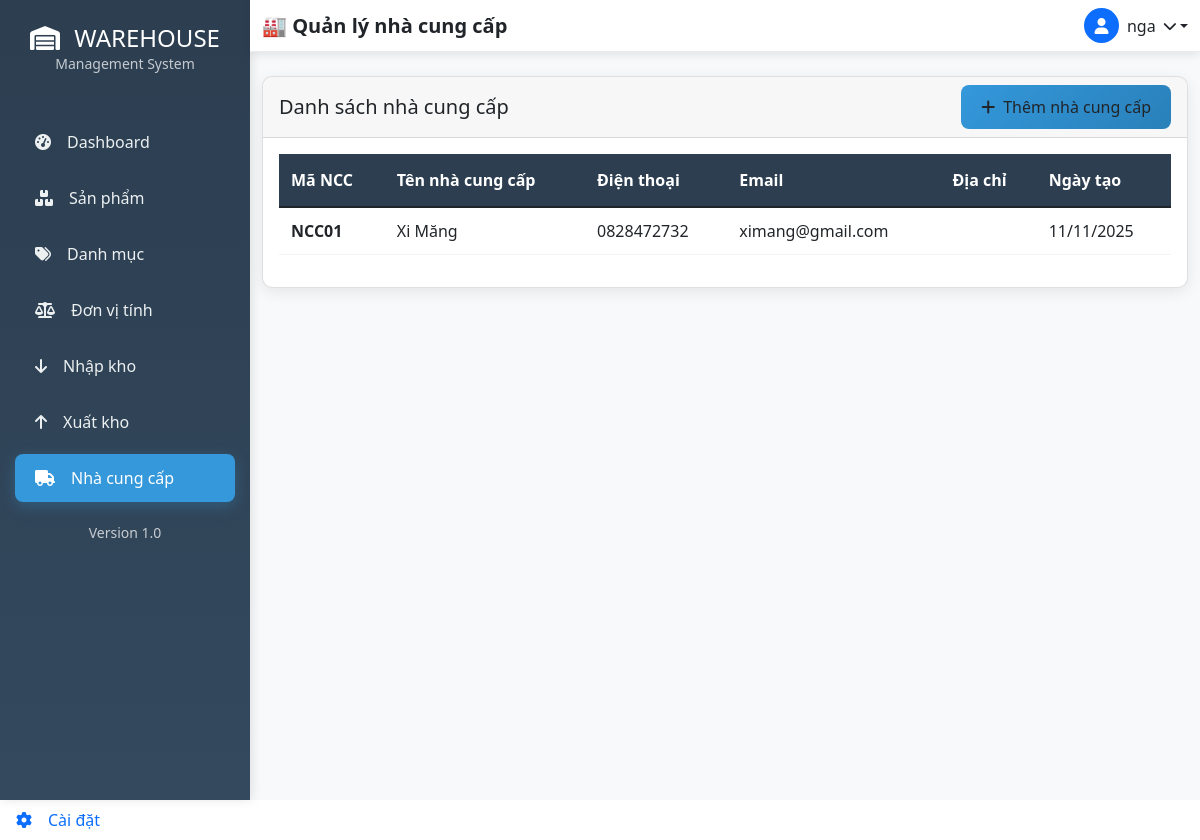
/doi-tac/nha-cung-cap/ (signed in), run on the app's committed database.
### accounts/models.py (models this page shows, shortened)
class NguoiDung(AbstractUser):
    ho_ten = models.CharField(max_length=100, blank=True)
    vai_tro = models.CharField(max_length=20, choices=[
        ('admin', 'Quản trị viên'),
        ('manager', 'Quản lý'),
        ('staff', 'Nhân viên'),
    ], default='staff')
    trang_thai = models.BooleanField(default=True)

### partners/models.py (models this page shows, shortened)
class NhaCungCap(models.Model):
    ma_nha_cung_cap = models.CharField(max_length=50, unique=True)
    ten_nha_cung_cap = models.CharField(max_length=200)
    dia_chi = models.TextField()
    dien_thoai = models.CharField(max_length=20)
    email = models.EmailField(blank=True, null=True)
    ghi_chu = models.TextField(blank=True, null=True)
    ngay_tao = models.DateTimeField(auto_now_add=True)
    class Meta:
        verbose_name = "Nhà cung cấp"
        verbose_name_plural = "Nhà cung cấp"

### partners/views.py (the view)
# urls.py: path('nha-cung-cap/', views.supplier_list, name='supplier_list'),
@login_required
def supplier_list(request):
    suppliers = NhaCungCap.objects.all()
    return render(request, 'partners/supplier_list.html', {'suppliers': suppliers})

### templates/partners/supplier_list.html (shortened to what this page needs)
{% extends 'base.html' %}
{% block page_title %}🏭 Quản lý nhà cung cấp{% endblock %}
{% block content %}
<div class="card table-custom">
    <div class="card-header d-flex justify-content-between align-items-center">
        <h5 class="card-title mb-0">Danh sách nhà cung cấp</h5>
        <a href="{% url 'supplier_create' %}" class="btn btn-primary-custom">
            <i class="fas fa-plus me-2"></i>Thêm nhà cung cấp
        </a>
    </div>
    <div class="card-body">
        <div class="table-responsive">
            <table class="table table-hover">
                <thead>
                    <tr>
                        <th>Mã NCC</th>
                        <th>Tên nhà cung cấp</th>
                        <th>Điện thoại</th>
                        <th>Email</th>
                        <th>Địa chỉ</th>
                        <th>Ngày tạo</th>
                    </tr>
                </thead>
                <tbody>
                    {% for supplier in suppliers %}
                    <tr>
                        <td><strong>{{ supplier.ma_nha_cung_cap }}</strong></td>
                        <td>{{ supplier.ten_nha_cung_cap }}</td>
                        <td>{{ supplier.dien_thoai }}</td>
                        <td>{{ supplier.email|default:"-" }}</td>
                        <td>{{ supplier.dia_cha|truncatewords:5 }}</td>
                        <td>{{ supplier.ngay_tao|date:"d/m/Y" }}</td>
                    </tr>
                    {% endfor %}
                </tbody>
            </table>
        </div>
    </div>
</div>
{% endblock %}

### templates/base.html (shortened to what this page needs)
{% load static %}
<html lang="vi">
<head>
    <link href="https://cdn.jsdelivr.net/npm/bootstrap@5.1.3/dist/css/bootstrap.min.css" rel="stylesheet">
    <link rel="stylesheet" href="https://cdnjs.cloudflare.com/ajax/libs/font-awesome/6.0.0/css/all.min.css">
</head>
<body>
    {% if user.is_authenticated %}
    <div class="d-flex">
        <div class="sidebar">
            <div class="sidebar-header text-center py-4">
                <h4 class="text-white mb-0">
                    <i class="fas fa-warehouse me-2"></i>
                    WAREHOUSE
                </h4>
                <small class="text-light opacity-75">Management System</small>
            </div>
            <nav class="nav flex-column mt-3">
                <a class="nav-link {% if request.resolver_match.url_name == 'dashboard' %}active{% endif %}"
                   href="{% url 'dashboard' %}">
                    <i class="fas fa-tachometer-alt me-3"></i>Dashboard
                </a>
                <a class="nav-link {% if 'product' in request.path %}active{% endif %}"
                   href="{% url 'product_list' %}">
                    <i class="fas fa-boxes me-3"></i>Sản phẩm
                </a>
                <a class="nav-link {% if 'category' in request.path %}active{% endif %}"
                   href="{% url 'category_list' %}">
                    <i class="fas fa-tags me-3"></i>Danh mục
                </a>
                <a class="nav-link {% if 'unit' in request.path %}active{% endif %}"
                   href="{% url 'unit_list' %}">
                    <i class="fas fa-balance-scale me-3"></i>Đơn vị tính
                </a>
                <a class="nav-link {% if 'nhap' in request.path %}active{% endif %}"
                   href="{% url 'inventory:danh_sach_nhap' %}">
                    <i class="fas fa-arrow-down me-3"></i>Nhập kho
                </a>
                <a class="nav-link {% if 'xuat' in request.path %}active{% endif %}"
                   href="{% url 'inventory:danh_sach_xuat' %}">
                    <i class="fas fa-arrow-up me-3"></i>Xuất kho
                </a>
                <a class="nav-link" href="/doi-tac/nha-cung-cap/">
                    <i class="fas fa-truck me-3"></i>Nhà cung cấp
                </a>
            </nav>
            <div class="sidebar-footer mt-auto p-3">
                <div class="text-center">
                    <small class="text-light opacity-75">Version 1.0</small>
                </div>
            </div>
        </div>
        <div class="main-content flex-grow-1">
            <nav class="navbar navbar-custom navbar-expand-lg">
                <div class="container-fluid">
                    <div class="d-flex align-items-center">
                        <h5 class="mb-0 text-dark fw-bold">{% block page_title %}Dashboard{% endblock %}</h5>
                    </div>
            <div class="d-flex align-items-center">
            <div class="dropdown">
                <a href="#" class="dropdown-toggle text-dark text-decoration-none d-flex align-items-center"
                   id="userDropdown" data-bs-toggle="dropdown" aria-expanded="false">
                    <div class="bg-primary rounded-circle d-flex align-items-center justify-content-center me-2"
                         style="width: 35px; height: 35px;">
                        <i class="fas fa-user text-white"></i>
                    </div>
                    <span class="me-2">{{ user.username }}</span>
                    <i class="fas fa-chevron-down small"></i>
                </a>
            </div>
        </div>
                </div>
            </nav>
            <div class="container-fluid py-4">
                {% block content %}
                {% endblock %}
            </div>
        </div>
    </div>
    {% else %}
    <div class="auth-wrapper">
        {% block auth_content %}
        {% endblock %}
    </div>
    {% endif %}
        <a class="nav-link {% if 'settings' in request.path %}active{% endif %}"
            href="{% url 'settings:profile' %}">
         <i class="fas fa-cog me-3"></i>Cài đặt
        </a>
</body>
</html>

### templates/base.html (style rules this page uses)
:root { --primary-color: #2c3e50; --secondary-color: #34495e; --accent-color: #3498db; --sidebar-width: 250px; }
.sidebar { background: linear-gradient(180deg, var(--primary-color) 0%, var(--secondary-color) 100%); min-height: 100vh; width: var(--sidebar-width); position: fixed; left: 0; top: 0; box-shadow: 2px 0 10px rgba(0,0,0,0.1); }
.sidebar .nav-link { color: #ecf0f1; padding: 12px 20px; border-radius: 8px; margin: 4px 15px; transition: all 0.3s ease; font-weight: 500; }
.sidebar .nav-link.active { background-color: var(--accent-color); color: #ffffff; box-shadow: 0 4px 15px rgba(52, 152, 219, 0.3); }
.main-content { margin-left: var(--sidebar-width); min-height: 100vh; background-color: #f8f9fa; }
.navbar-custom { background: white !important; box-shadow: 0 2px 10px rgba(0,0,0,0.1); border-bottom: 1px solid #e9ecef; }
.table-custom { background: white; border-radius: 10px; overflow: hidden; box-shadow: 0 4px 15px rgba(0,0,0,0.08); }
.table-custom th { background-color: var(--primary-color); color: white; border: none; padding: 15px 12px; font-weight: 600; }
.table-custom td { padding: 12px; vertical-align: middle; border-color: #f1f3f4; }
.btn-primary-custom { background: linear-gradient(135deg, var(--accent-color), #2980b9); border: none; border-radius: 8px; padding: 10px 20px; font-weight: 500; transition: all 0.3s ease; }

### data on the page
NguoiDung: username "nga"
NhaCungCap: ma_nha_cung_cap "NCC01", ten_nha_cung_cap "Xi Măng", dien_thoai "0828472732", email "ximang@gmail.com", ngay_tao "11/11/2025"
